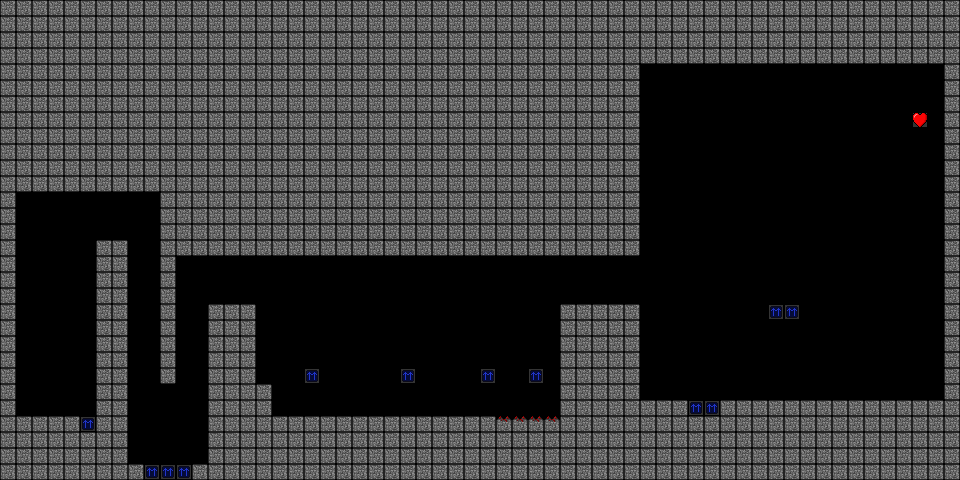

Tiled map render using the project's own tile images. Description and the map definition, with tile-layer contents summarised, below:
An orthogonal 60x30 tile map with 16x16 px tiles, 1 tile layer (blocks) and 1 object (spawn_point).

<map version="1.0" orientation="orthogonal" width="60" height="30" tilewidth="16" tileheight="16">
 <properties>
  <property name="height" value="30" />
  <property name="max_blocks" value="-1:-1:-1" />
  <property name="width" value="60" />
 </properties>
 <tileset firstgid="1" source="blocks.tsx" />
 <layer name="blocks" width="60" height="30">
  <data>[1800 cells, 1154 non-empty, 7 distinct tile ids]</data>
 </layer>
 <objectgroup name="objects" width="60" height="30">
  <object name="spawn_point" x="16" y="368" width="16" height="16">
   <properties>
    <property name="spawn_point" value="" />
   </properties>
  </object>
 </objectgroup>
</map>
